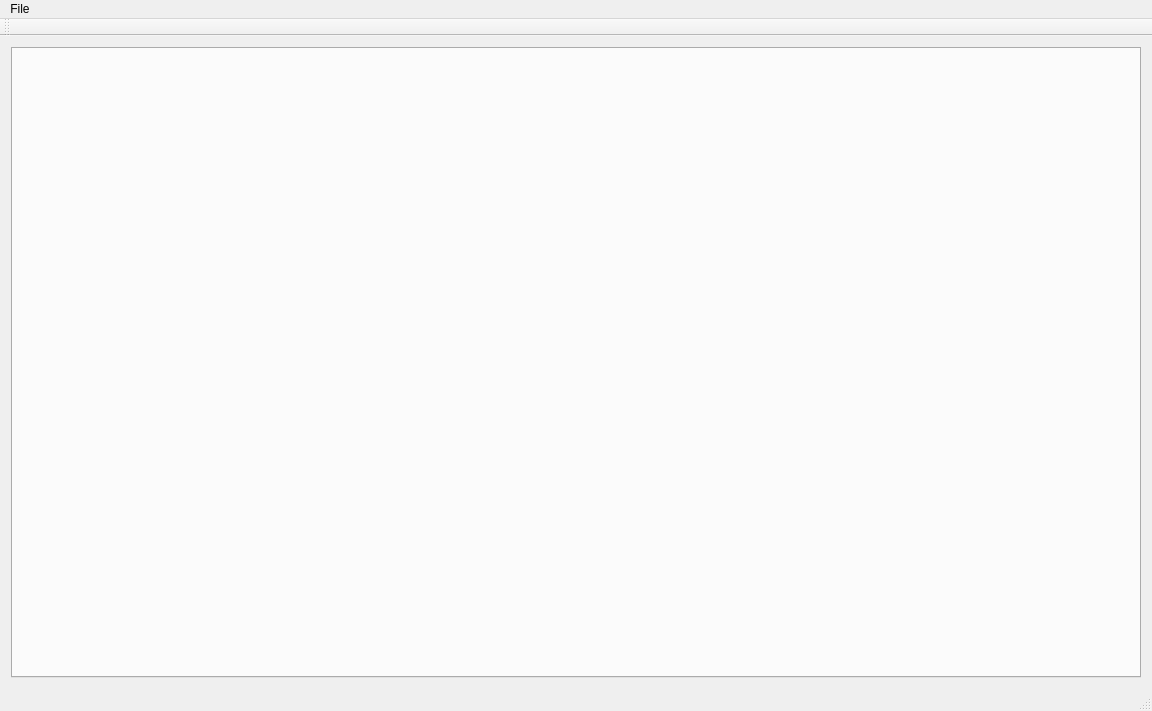
<?xml version="1.0" encoding="UTF-8"?>
<ui version="4.0">
 <class>MainWindowClass</class>
 <widget class="QMainWindow" name="MainWindowClass">
  <property name="geometry">
   <rect>
    <x>0</x>
    <y>0</y>
    <width>1152</width>
    <height>711</height>
   </rect>
  </property>
  <property name="windowTitle">
   <string>MainWindow</string>
  </property>
  <widget class="QWidget" name="centralWidget">
   <layout class="QGridLayout" name="gridLayout">
    <item row="0" column="0">
     <widget class="QTabWidget" name="tabWidget">
      <property name="currentIndex">
       <number>-1</number>
      </property>
     </widget>
    </item>
   </layout>
  </widget>
  <widget class="QMenuBar" name="menuBar">
   <property name="geometry">
    <rect>
     <x>0</x>
     <y>0</y>
     <width>1152</width>
     <height>21</height>
    </rect>
   </property>
   <widget class="QMenu" name="menuHello_I_am_part_of_a_window">
    <property name="title">
     <string>File</string>
    </property>
    <addaction name="actionNew"/>
    <addaction name="actionOpen"/>
    <addaction name="actionSave"/>
   </widget>
   <addaction name="menuHello_I_am_part_of_a_window"/>
  </widget>
  <widget class="QToolBar" name="mainToolBar">
   <attribute name="toolBarArea">
    <enum>TopToolBarArea</enum>
   </attribute>
   <attribute name="toolBarBreak">
    <bool>false</bool>
   </attribute>
  </widget>
  <widget class="QStatusBar" name="statusBar"/>
  <action name="actionNew">
   <property name="text">
    <string>New</string>
   </property>
  </action>
  <action name="actionOpen">
   <property name="text">
    <string>Open</string>
   </property>
  </action>
  <action name="actionSave">
   <property name="text">
    <string>Save</string>
   </property>
  </action>
  <action name="actionAdventure_Record">
   <property name="text">
    <string>Adventure Record</string>
   </property>
  </action>
  <action name="actionArmour">
   <property name="text">
    <string>Armour</string>
   </property>
  </action>
  <action name="actionSkills">
   <property name="text">
    <string>Skills</string>
   </property>
  </action>
  <action name="actionTabed">
   <property name="text">
    <string>Tabed</string>
   </property>
  </action>
 </widget>
 <layoutdefault spacing="6" margin="11"/>
 <resources>
  <include location="MainWindow.qrc"/>
 </resources>
 <connections>
  <connection>
   <sender>actionNew</sender>
   <signal>triggered()</signal>
   <receiver>MainWindowClass</receiver>
   <slot>actionNew()</slot>
   <hints>
    <hint type="sourcelabel">
     <x>-1</x>
     <y>-1</y>
    </hint>
    <hint type="destinationlabel">
     <x>299</x>
     <y>199</y>
    </hint>
   </hints>
  </connection>
  <connection>
   <sender>actionSave</sender>
   <signal>triggered()</signal>
   <receiver>MainWindowClass</receiver>
   <slot>actionSave()</slot>
   <hints>
    <hint type="sourcelabel">
     <x>-1</x>
     <y>-1</y>
    </hint>
    <hint type="destinationlabel">
     <x>299</x>
     <y>199</y>
    </hint>
   </hints>
  </connection>
  <connection>
   <sender>actionOpen</sender>
   <signal>triggered()</signal>
   <receiver>MainWindowClass</receiver>
   <slot>actionOpen()</slot>
   <hints>
    <hint type="sourcelabel">
     <x>-1</x>
     <y>-1</y>
    </hint>
    <hint type="destinationlabel">
     <x>299</x>
     <y>199</y>
    </hint>
   </hints>
  </connection>
  <connection>
   <sender>actionArmour</sender>
   <signal>triggered()</signal>
   <receiver>MainWindowClass</receiver>
   <slot>actionArmour()</slot>
   <hints>
    <hint type="sourcelabel">
     <x>-1</x>
     <y>-1</y>
    </hint>
    <hint type="destinationlabel">
     <x>603</x>
     <y>444</y>
    </hint>
   </hints>
  </connection>
  <connection>
   <sender>actionAdventure_Record</sender>
   <signal>triggered()</signal>
   <receiver>MainWindowClass</receiver>
   <slot>actionAdventureRecord()</slot>
   <hints>
    <hint type="sourcelabel">
     <x>-1</x>
     <y>-1</y>
    </hint>
    <hint type="destinationlabel">
     <x>603</x>
     <y>444</y>
    </hint>
   </hints>
  </connection>
  <connection>
   <sender>actionSkills</sender>
   <signal>triggered()</signal>
   <receiver>MainWindowClass</receiver>
   <slot>actionSkills()</slot>
   <hints>
    <hint type="sourcelabel">
     <x>-1</x>
     <y>-1</y>
    </hint>
    <hint type="destinationlabel">
     <x>603</x>
     <y>444</y>
    </hint>
   </hints>
  </connection>
  <connection>
   <sender>actionTabed</sender>
   <signal>triggered()</signal>
   <receiver>MainWindowClass</receiver>
   <slot>actionTabed()</slot>
   <hints>
    <hint type="sourcelabel">
     <x>-1</x>
     <y>-1</y>
    </hint>
    <hint type="destinationlabel">
     <x>603</x>
     <y>444</y>
    </hint>
   </hints>
  </connection>
  <connection>
   <sender>tabWidget</sender>
   <signal>currentChanged(int)</signal>
   <receiver>MainWindowClass</receiver>
   <slot>actionTabChanged(int)</slot>
   <hints>
    <hint type="sourcelabel">
     <x>286</x>
     <y>209</y>
    </hint>
    <hint type="destinationlabel">
     <x>4</x>
     <y>61</y>
    </hint>
   </hints>
  </connection>
 </connections>
 <slots>
  <slot>actionOpen()</slot>
  <slot>actionSave()</slot>
  <slot>actionNew()</slot>
  <slot>actionArmour()</slot>
  <slot>actionSkills()</slot>
  <slot>actionAdventureRecord()</slot>
  <slot>actionTabed()</slot>
  <slot>actionTabChanged(int)</slot>
 </slots>
</ui>
